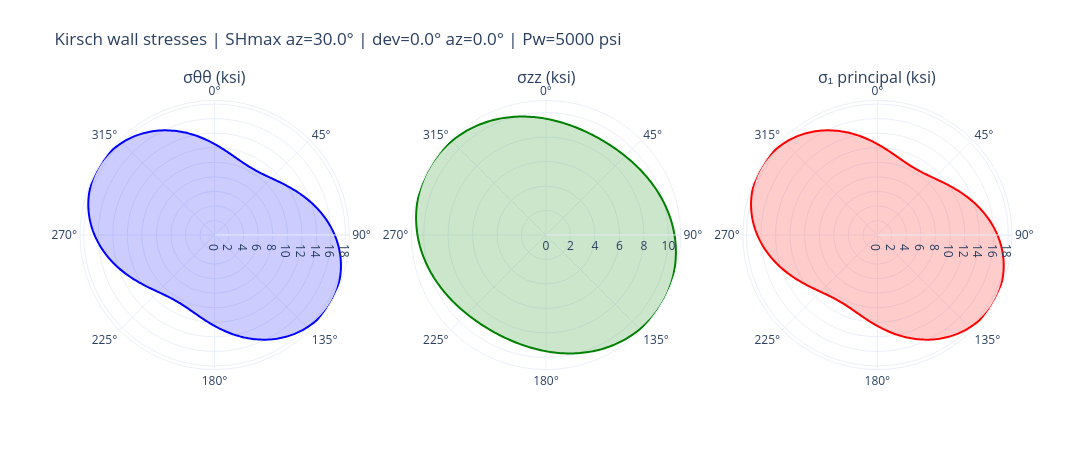

Here is the notebook cell this chart was saved with:
### Markdown cell above
## Polar plot — stress components around the borehole

### Code cell
# Interactive polar plots (0deg = Top-of-Hole, clockwise around the wellbore)
fig = make_subplots(
    rows=1, cols=3,
    specs=[[{"type": "polar"}, {"type": "polar"}, {"type": "polar"}]],
    subplot_titles=("σθθ (ksi)", "σzz (ksi)",
                    "σ₁ principal (ksi)"),
)


def add_polar(col, r, line_color, fill_color):
    fig.add_trace(
        go.Scatterpolar(r=r, theta=theta, mode="lines",
                        line=dict(color=line_color, width=2),
                        fill="toself", fillcolor=fill_color,
                        showlegend=False),
        row=1, col=col,
    )


add_polar(1, wall.sigma_tt / 1000, "blue", "rgba(0,0,255,0.20)")
add_polar(2, wall.sigma_zz / 1000, "green", "rgba(0,128,0,0.20)")
add_polar(3, principals.sigma_1 / 1000, "red", "rgba(255,0,0,0.20)")

for i in range(1, 4):
    key = "polar" if i == 1 else f"polar{i}"
    fig.update_layout(**{key: dict(
        angularaxis=dict(direction="clockwise", rotation=90),
    )})

fig.update_layout(
    height=460, width=1200, template="plotly_white",
    title=(f"Kirsch wall stresses | SHmax az={SHMAX_AZIMUTH}° | "
           f"dev={BOREHOLE_DEVIATION}° az={BOREHOLE_AZIMUTH}° | "
           f"Pw={MUD_PRESSURE:.0f} psi"),
    margin=dict(t=90),
)
fig.show()

### Figure 1 — Plotly figure (JSON) as saved in the notebook; plotly's stock layout.template omitted (floating-point values rounded to 4 significant figures; data arrays with more than 128 entries replaced by an {"elided": "..."} marker saying what was removed)
{"data": [{"fill": "toself", "fillcolor": "rgba(0,0,255,0.20)", "line": {"color": "blue", "width": 2}, "mode": "lines", "r": {"elided": "361 float values"}, "showlegend": false, "subplot": "polar", "theta": {"elided": "361 float values"}, "type": "scatterpolar"}, {"fill": "toself", "fillcolor": "rgba(0,128,0,0.20)", "line": {"color": "green", "width": 2}, "mode": "lines", "r": {"elided": "361 float values"}, "showlegend": false, "subplot": "polar2", "theta": {"elided": "361 float values"}, "type": "scatterpolar"}, {"fill": "toself", "fillcolor": "rgba(255,0,0,0.20)", "line": {"color": "red", "width": 2}, "mode": "lines", "r": {"elided": "361 float values"}, "showlegend": false, "subplot": "polar3", "theta": {"elided": "361 float values"}, "type": "scatterpolar"}], "layout": {"annotations": [{"font": {"size": 16}, "showarrow": false, "text": "σθθ (ksi)", "x": 0.1444, "xanchor": "center", "xref": "paper", "y": 1.0, "yanchor": "bottom", "yref": "paper"}, {"font": {"size": 16}, "showarrow": false, "text": "σzz (ksi)", "x": 0.5, "xanchor": "center", "xref": "paper", "y": 1.0, "yanchor": "bottom", "yref": "paper"}, {"font": {"size": 16}, "showarrow": false, "text": "σ₁ principal (ksi)", "x": 0.8556, "xanchor": "center", "xref": "paper", "y": 1.0, "yanchor": "bottom", "yref": "paper"}], "height": 460, "margin": {"t": 90}, "polar": {"angularaxis": {"direction": "clockwise", "rotation": 90}, "domain": {"x": [0.0, 0.2889], "y": [0.0, 1.0]}}, "polar2": {"angularaxis": {"direction": "clockwise", "rotation": 90}, "domain": {"x": [0.3556, 0.6444], "y": [0.0, 1.0]}}, "polar3": {"angularaxis": {"direction": "clockwise", "rotation": 90}, "domain": {"x": [0.7111, 1.0], "y": [0.0, 1.0]}}, "title": {"text": "Kirsch wall stresses | SHmax az=30.0° | dev=0.0° az=0.0° | Pw=5000 psi"}, "width": 1200}}
